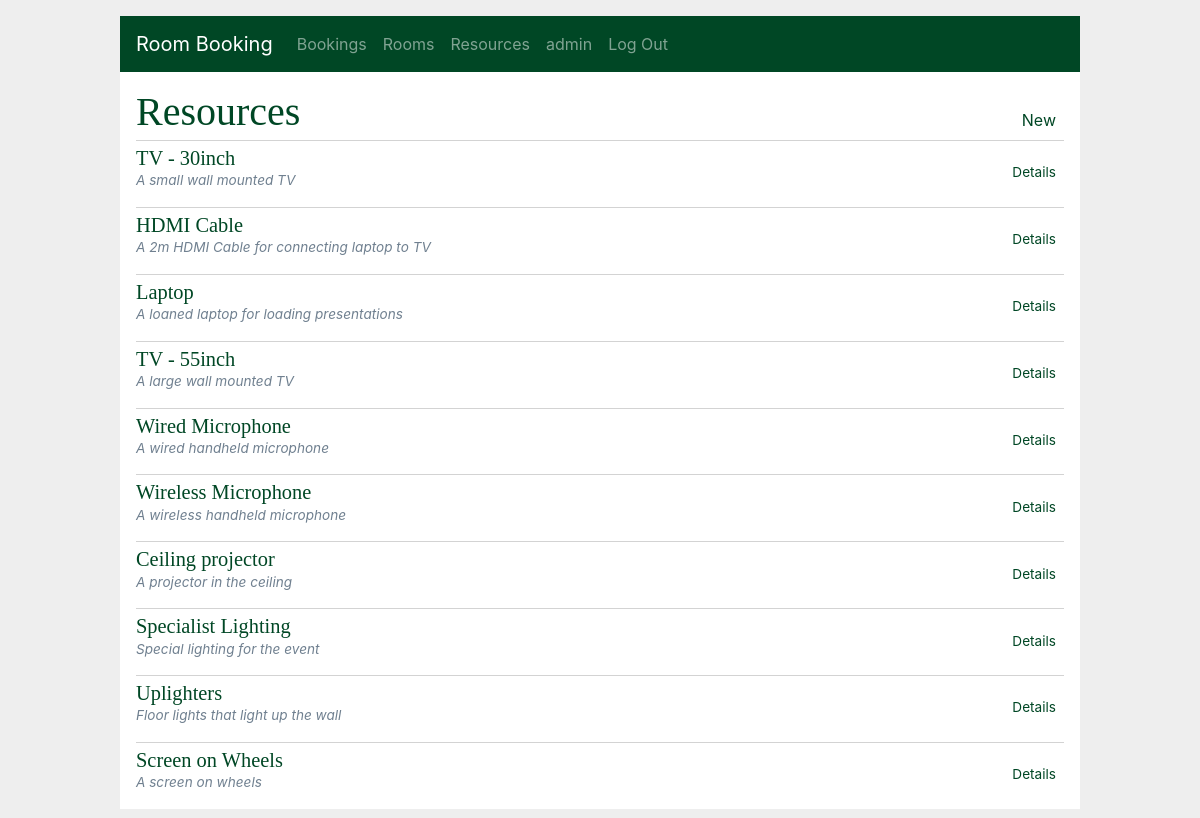
Page /resources/ (signed in) on the earlier database version.
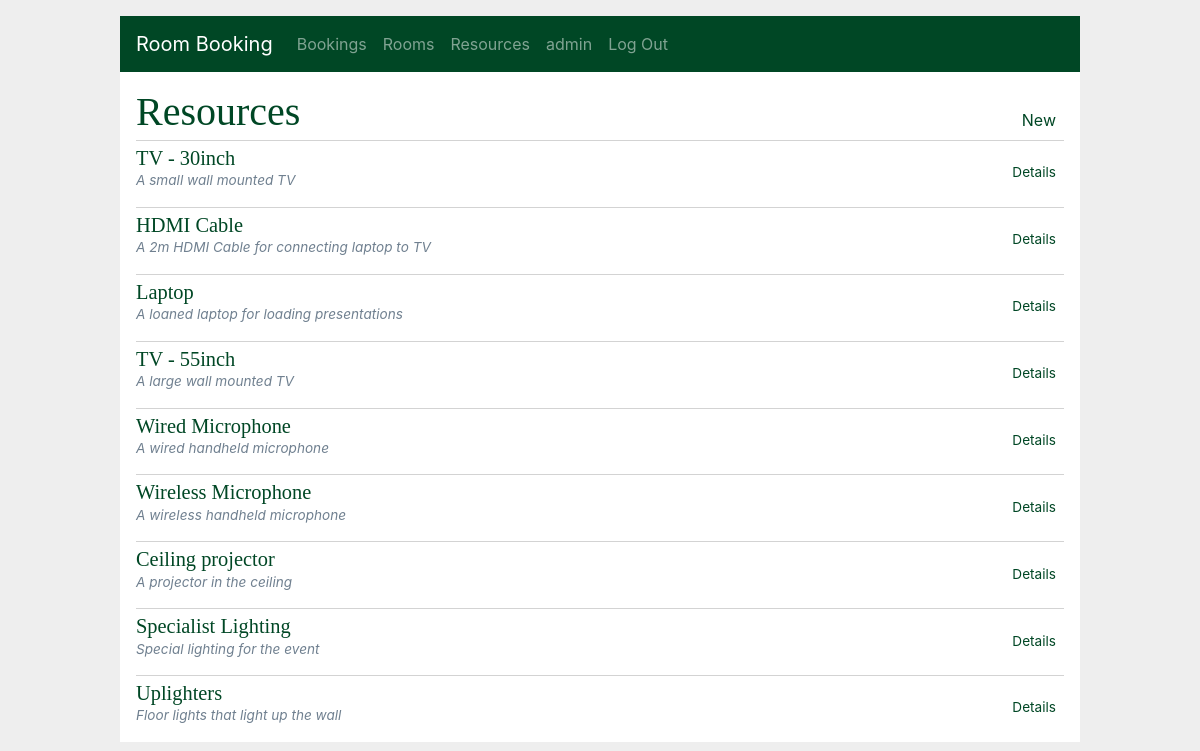
Same page on the later database version.
### app/models/resource.py (models this page shows, shortened)
class Resource(db.Model):
    __tablename__ = 'resources'
    id = db.Column(db.Integer, primary_key=True, autoincrement=True, nullable=False)
    name = db.Column(db.String(150), unique=True, nullable=False)
    description = db.Column(db.String, nullable=False)
    room_resources = db.relationship('RoomResource', back_populates="resource", cascade='all, delete, delete-orphan')

### app/resources/routes.py (the view)
@bp.route('/')
@login_required
def index():
    resources = Resource.query.all()
    return render_template('resources/index.html', resources=resources)

### app/main/routes.py (called while the page is built)
@bp.before_app_request
def load_logged_in_user():
    user_id = session.get('user_id')
    if user_id is None:
        g.user = None
    else:
        g.user = User.query.filter_by(
                id=user_id).first()

def login_required(view):
    @functools.wraps(view)
    def wrapped_view(**kwargs):
        if g.user is None:
            return redirect(url_for('main.login'))
        return view(**kwargs)
    return wrapped_view

### app/templates/resources/index.html
{% extends 'base.html' %}
{% block header %}
  <h1>{% block title %}Resources{% endblock %}</h1>
  {% if g.user.role == 'admin' %}
    <a class="action" href="{{ url_for('resources.create') }}">New</a>
  {% endif %}
{% endblock %}
{% block content %}
  {% for resource in resources %}
    <article class="booking">
      <header>
        <div>
          <a href="{{ url_for('resources.details', id=resource['id']) }}"><h1>{{ resource['name'] }}</h1></a>
          <div class="about"> {{ resource['description'] }}</div>
        </div>
        <div>
          <a class="action" href="{{ url_for('resources.details', id=resource['id']) }}">Details</a>
        </div>
      </header>
    </article>
    {% if not loop.last %}
      <hr style="margin-bottom: 0">
    {% endif %}
  {% endfor %}
{% endblock %}

Differences in the rows shown:
removed Resource: name "Screen on Wheels", description "A screen on wheels"
